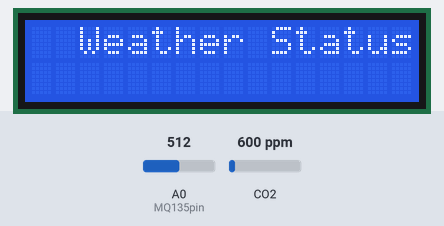
This sketch was run on a simulated Arduino Uno, built with avr-gcc and run on an emulated ATmega328P. Parts: 16×2 character LCD. The test bench sets the inputs (shaded band); at power-on: A0 (MQ135pin) = 512, CO2 600 ppm. What the sketch prints to the serial monitor is not drawn.

Above: at 1.2 s.
1.3 s: A0 (MQ135pin) set to 281
At 4.3 s:
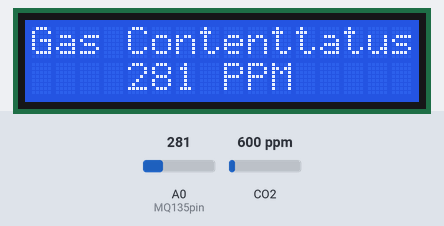
5.9 s: A0 (MQ135pin) set to 257
At 11.6 s:
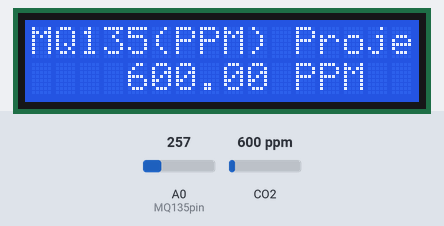
12.7 s: CO2 set to 452 ppm
At 16.9 s:
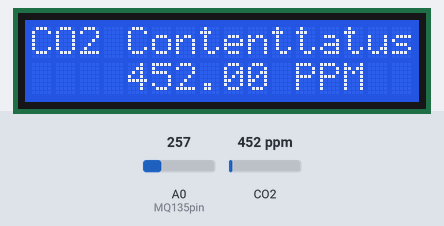
17.2 s: CO2 set to 1050 ppm
At 19.7 s:
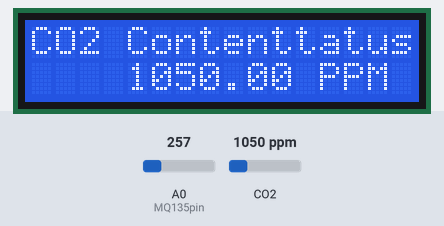
20.8 s: A0 (MQ135pin) set to 280
At 25.9 s:
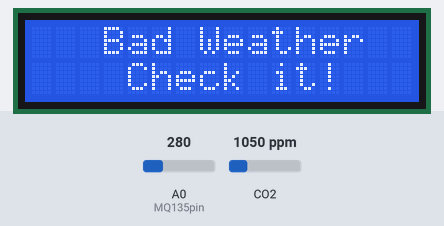
26.0 s: CO2 set to 1700 ppm
At 28.1 s:
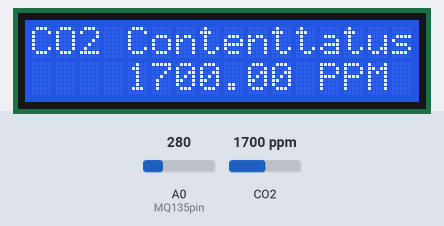
Timing chart, 0 to 29.6 s (numbered marks = the images above; inputs shaded):
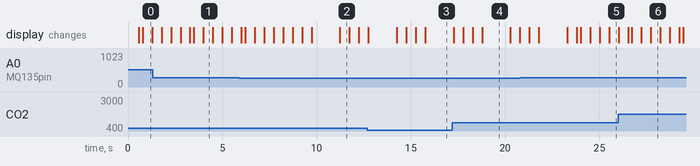

The sketch:

MQ135_PPM.ino
```cpp
// Project 02: MQ135 Gas Sensor Alarm
// Equipment: Arduino Uno, MQ135, Buzzer, LED light, LCD 16x2

//----------------------------------------------  include all libraries

#include <LiquidCrystal.h>
#include <MQUnifiedsensor.h>
#include <MQ135.h>
#include <Wire.h>

//----------------------------------------------  Define all pins
int MQ135pin = A0;
int BuzzerPin = 7;
int red = 5, green = 6;
const int rs = 12, en = 11, d4 = 5, d5 = 4, d6 = 3, d7 = 2;

//----------------------------------------------  Define all commands order
LiquidCrystal lcd(rs, en, d4, d5, d6, d7);
MQ135 gasSensor = MQ135(MQ135pin);


void setup() {
  Serial.begin(9600);
  lcd.begin(16, 2);                                // set up the LCD's number of columns and rows:

}

void loop() {

  lcd.setCursor(0, 0);
  lcd.print("MQ135(PPM) Proje");

  int gasValue = analogRead(MQ135pin);             // Get gas values
  float CO2 = gasSensor.getPPM();                  // Get Co2 Values

  //-------------------------------------------- Ptint to serial monitor
  Serial.println("MQ135(PPM) Project");
  Serial.print("Gas Content");
  Serial.print(gasValue);
  Serial.print(" PPM");
  delay(500);


  //-------------------------------------------- Set some alarm when gas get higher than 270 ppm
  if (gasValue > 270) {

    lcd.clear();
    digitalWrite(BuzzerPin, HIGH);
    delay(50);
    digitalWrite(red, HIGH);
    delay(50);
    digitalWrite(BuzzerPin, LOW);
    delay(50);
    digitalWrite(red, LOW);
    delay(50);

    //-------------------------------------------- Print to LCD display
    lcd.setCursor(0, 0);
    lcd.print("  Weather Status  ");
    delay(500);

    lcd.setCursor(0, 0);
    lcd.print("Gas Content");
    lcd.setCursor(0, 1);
    lcd.print("    ");
    lcd.print(gasValue);
    lcd.print(" PPM");
    delay(500);

    lcd.setCursor(0, 0);
    lcd.print("CO2 Content");
    lcd.setCursor(0, 1);
    lcd.print("    ");
    lcd.print(CO2);
    lcd.print(" PPM");
    delay(500);

    lcd.setCursor(0, 0);
    lcd.print("   Bad Weather  ");
    lcd.setCursor(0, 1);
    lcd.print("    Check it!   ");
    delay(500);

    digitalWrite(green, LOW);
  }

  //---------------------------------------------- Cooldown alarm when everthings good
  else {

    lcd.clear();
    lcd.setCursor(0, 0);
    lcd.print("  Weather Status  ");
    delay(500);

    lcd.setCursor(0, 0);
    lcd.print("Gas Content");
    lcd.setCursor(0, 1);
    lcd.print("    ");
    lcd.print(gasValue);
    lcd.print(" PPM");
    delay(500);

    lcd.setCursor(0, 0);
    lcd.print("CO2 Content");
    lcd.setCursor(0, 1);
    lcd.print("    ");
    lcd.print(CO2);
    lcd.print(" PPM");
    delay(500);

    digitalWrite(BuzzerPin, LOW);
    digitalWrite(red, LOW);

    digitalWrite(green, HIGH);
    delay(500);
    digitalWrite(green, LOW);
    delay(500);
  }
}
```

Measured:
- the behaviour switches between 271 and 270 on A0 (MQ135pin) (found by bisection; images 1 and 2)
- after the input at 20.8 s, the display: first differs from a run without the input after 3.0 s (image 5 shows a later state)
- what the display in image 0 shows lasts 0.5 s, from 0.8 s to 1.3 s
- what the display in image 4 shows lasts 1.5 s, from 18.8 s to 20.3 s
